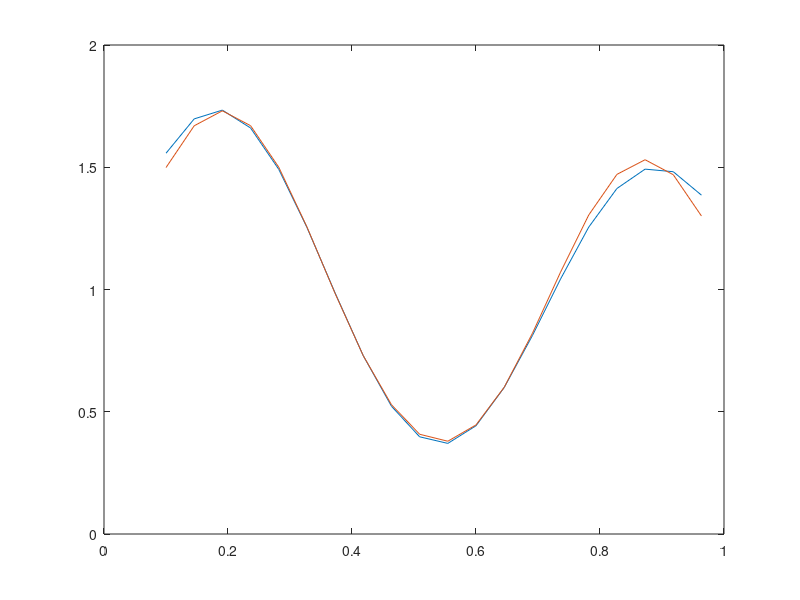

Recreate this plot in MATLAB.
clc
clear all;

u = 0.1: 1/22: 1;
V = (1 + 0.6*sin (2 * pi * u / 0.7)) + 0.3 * sin (2 * pi * u) / 2;
[p,n1] = findpeaks(V);


for i = 1 : length(n1)
    c(i)= u(n1(i));
end

a1 = 0.36 - 0.19;
a2 = 0.89 - 0.73;
b0 = randn(1);
b1 = randn(1);
b2 = randn(1);
Eta = 0.1;
elim = 0.0000000001;
e = [];
etotal = 1;

while etotal >= elim
 
    e = [];
    Y = [];
for i = 1 : length(u)
Q1 = exp(-(u(i)-c(1))^2/(2*a1^2));
Q2 = exp(-(u(i)-c(2))^2/(2*a2^2));
Y(i) = Q1*b1+Q2*b2+b0;
e(i) = V(i) - Y(i);

D1 = e(i);
b1 = b1 + Eta*D1*Q1;
b2 = b2 + Eta*D1*Q2;
b0 = b0 + Eta*D1*1;

end


for i = 1 : length(u)
    Q1 = exp(-(u(i)-c(1))^2/(2*a1^2));
    Q2 = exp(-(u(i)-c(2))^2/(2*a2^2));
    Y(i) = Q1*b1+Q2*b2+b0;
    e(i) = V(i) - Y(i);
end
etotal = (e.^2)/length(u);
fprintf('e=%2.10f \n',etotal);
end
plot(u,V,u,Y);